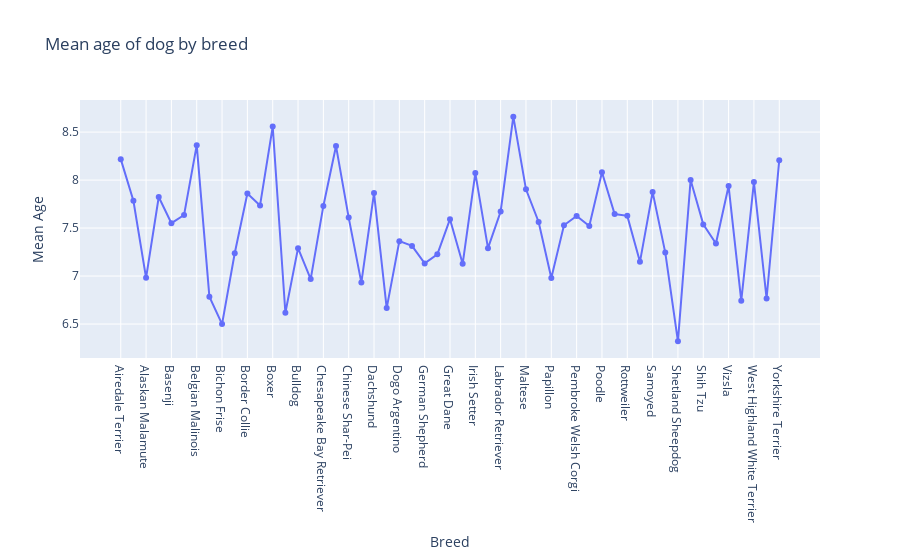

Notebook code cell kept with this figure:
### Code cell
# mean age by breed

fig = px.line(mean_age_by_breed, x = 'Breed', y = 'Age (Years)',
             labels = {'Age (Years)' : 'Mean Age'},
             title = 'Mean age of dog by breed',
             markers = True)

fig.show()

### Figure 1 — Plotly figure (JSON) as saved in the notebook; plotly's stock layout.template omitted (floating-point values rounded to 4 significant figures)
{"data": [{"hovertemplate": "Breed=%{x}<br>Mean Age=%{y}<extra></extra>", "legendgroup": "", "line": {"color": "#636efa", "dash": "solid"}, "marker": {"symbol": "circle"}, "mode": "lines+markers", "name": "", "orientation": "v", "showlegend": false, "type": "scatter", "x": ["Airedale Terrier", "Akita", "Alaskan Malamute", "Australian Shepherd", "Basenji", "Beagle", "Belgian Malinois", "Bernese Mountain Dog", "Bichon Frise", "Bloodhound", "Border Collie", "Boston Terrier", "Boxer", "Bull Terrier", "Bulldog", "Cavalier King Charles Spaniel", "Chesapeake Bay Retriever", "Chihuahua", "Chinese Shar-Pei", "Cocker Spaniel", "Dachshund", "Doberman Pinscher", "Dogo Argentino", "French Bulldog", "German Shepherd", "Golden Retriever", "Great Dane", "Havanese", "Irish Setter", "Jack Russell Terrier", "Labrador Retriever", "Lhasa Apso", "Maltese", "Miniature Schnauzer", "Papillon", "Pekingese", "Pembroke Welsh Corgi", "Pomeranian", "Poodle", "Pug", "Rottweiler", "Saint Bernard", "Samoyed", "Schnauzer", "Shetland Sheepdog", "Shiba Inu", "Shih Tzu", "Siberian Husky", "Vizsla", "Weimaraner", "West Highland White Terrier", "Whippet", "Yorkshire Terrier"], "xaxis": "x", "y": [8.218, 7.784, 6.982, 7.824, 7.551, 7.636, 8.364, 6.786, 6.5, 7.237, 7.86, 7.736, 8.558, 6.618, 7.291, 6.969, 7.731, 8.354, 7.609, 6.932, 7.864, 6.667, 7.364, 7.314, 7.132, 7.227, 7.593, 7.127, 8.073, 7.291, 7.673, 8.661, 7.904, 7.564, 6.979, 7.529, 7.627, 7.521, 8.082, 7.646, 7.627, 7.148, 7.875, 7.244, 6.32, 8, 7.538, 7.34, 7.938, 6.742, 7.979, 6.767, 8.208], "yaxis": "y"}], "layout": {"legend": {"tracegroupgap": 0}, "title": {"text": "Mean age of dog by breed"}, "xaxis": {"anchor": "y", "domain": [0, 1], "title": {"text": "Breed"}}, "yaxis": {"anchor": "x", "domain": [0, 1], "title": {"text": "Mean Age"}}}}
